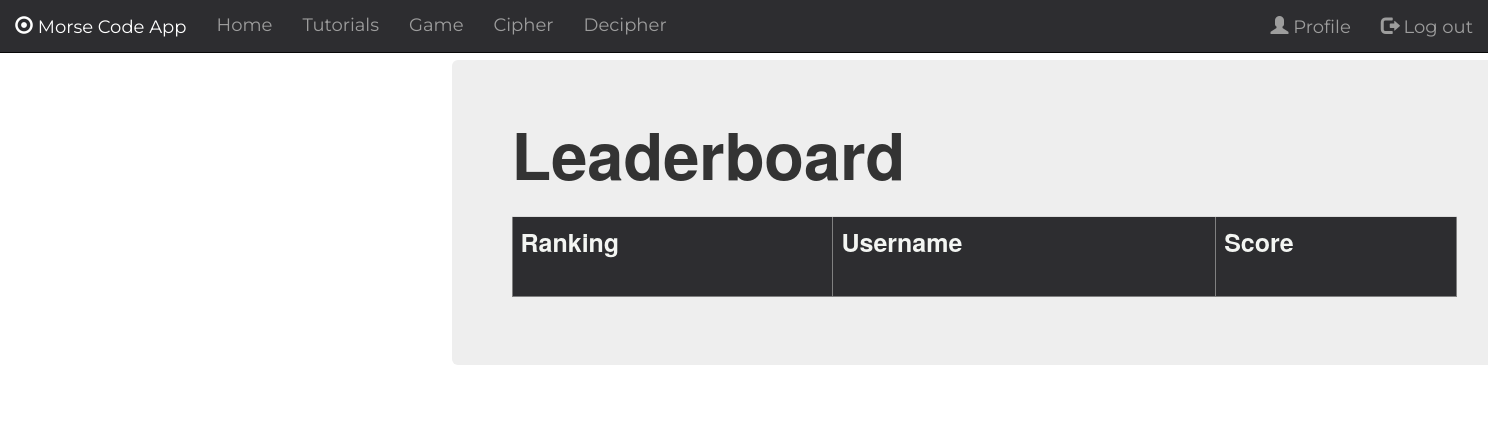
Page /leaderboard/ (signed in) on the earlier database version.
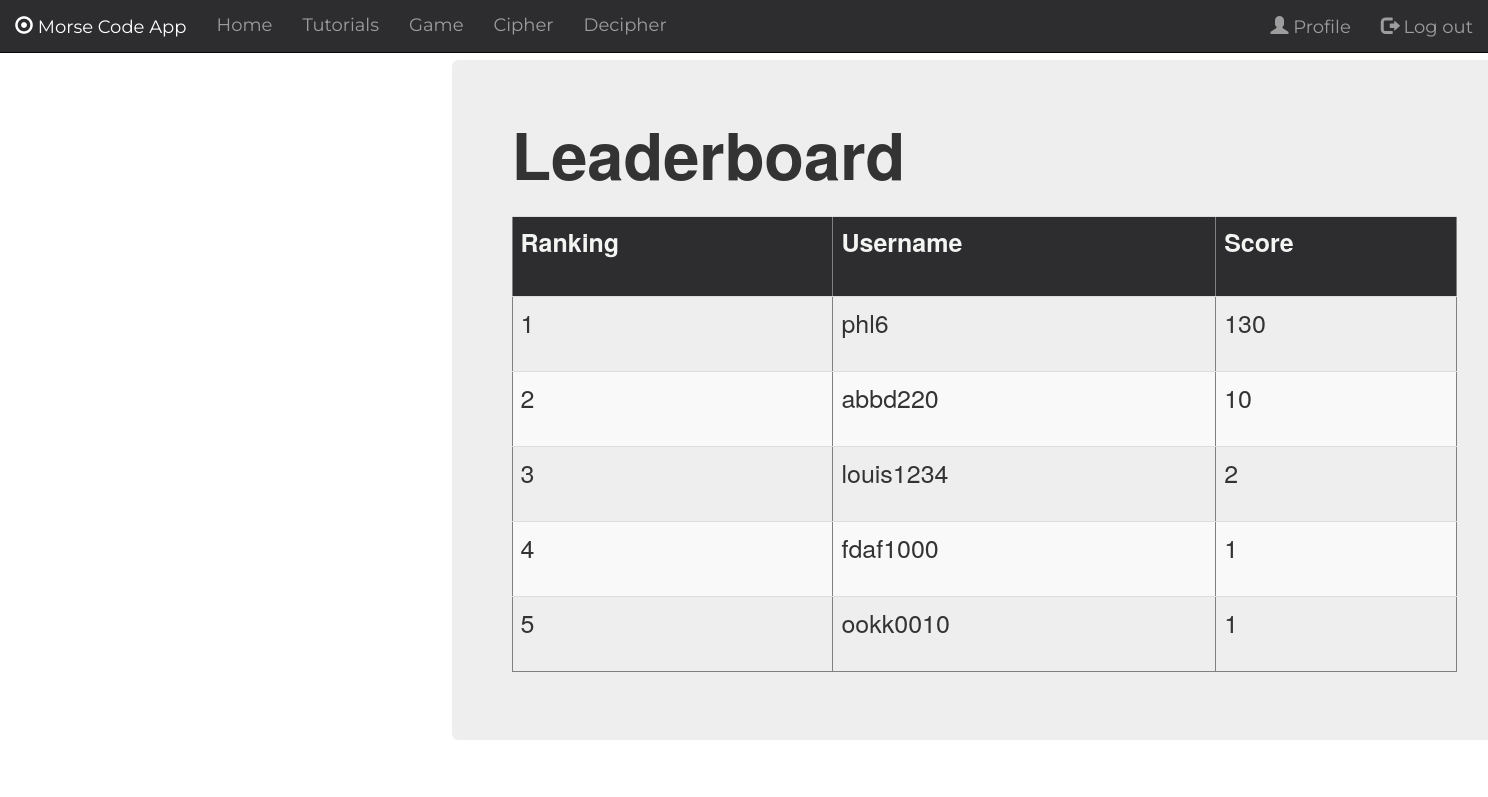
Same page on the later database version.
### users/models.py (models this page shows)
class userScore(models.Model):
    user = models.ForeignKey(User, on_delete=models.CASCADE, primary_key=True)
    score = models.IntegerField(default=0)

### morse_logs/views.py (the view)
# urls.py: path(r'leaderboard/', views.leaderboard, name='leaderboard'),
@login_required()
def leaderboard(request):
    scores = userScore.objects.order_by('score').reverse()[:5]
    args = {'topFiveUserScores': scores}
    return render(request, 'morse_logs/leaderboard.html', args)

### morse_logs/templates/morse_logs/leaderboard.html (shortened to what this page needs)
{% extends "morse_logs/base.html" %}
{% block content %}
<div class="container jumbotron" >
    <p style="font-size: 65px"><strong>Leaderboard</strong></p>
    <div>
        <table class="table table-striped table-hover" style="width:90%" border="1">
            <tr>
                <th style="background-color: #2d2d30; color: #f3f5f2; height: 80px; font-size: 25px">Ranking</th>
                <th style="background-color: #2d2d30; color: #f3f5f2; font-size: 25px">Username</th>
                <th style="background-color: #2d2d30; color: #f3f5f2; font-size: 25px">Score</th>
            </tr>
            {% for s in topFiveUserScores%}
            <tr>
                <td style="height: 75px; font-size: 25px">{{forloop.counter}}</td>
                <td style="height: 40px; font-size: 25px">{{s.user}}</td>
                <td style="height: 40px; font-size: 25px">{{s.score }}</td>
            </tr>
            {% endfor%}
        </table>
    </div>
</div>
{% endblock content  %}

### morse_log/morse_logs/templates/morse_logs/base.html (shortened to what this page needs)
{% load bootstrap3 %}
{% bootstrap_css %}
<head>
</head>
<body>
    <div class="container ">
        <nav class="navbar navbar-inverse navbar-fixed-top"
            style="background-color: #2d2d30; font-size: 18px !important; font-family: Montserrat, sans-serif;">
            <div class="container-fluid ">
                <div class="navbar-header">
                    <a class="navbar-brand" href="{% url 'morse_logs:index' %}"><span
                            class="glyphicon glyphicon-record"></span> Morse Code App</a>
                </div>
                <div id="navbar" class="navbar-collapse collapse">
                    <ul class="nav navbar-nav">
                        {% if user.is_authenticated %}
                        <li><a href="{% url 'morse_logs:index' %}">Home</a></li>
                        <li><a href="{% url 'morse_logs:tutorialIndex' %}">Tutorials</a></li>
                        <li><a href="{% url 'morse_logs:gameDirectory' %}">Game</a></li>
                        <li><a href="{% url 'morse_logs:cipher' %}">Cipher</a></li>
                        <li><a href="{% url 'morse_logs:decipher' %}">Decipher</a></li>
                    </ul>
                    <ul class="nav navbar-nav navbar-right">
                        <li><a href="{% url 'users:view_profile' %}"><span class="glyphicon glyphicon-user"></span>
                                Profile </a></li>
                        <li><a href="{% url 'users:logout' %}"><span class="glyphicon glyphicon-log-out"></span> Log out
                            </a></li>
                        {% else %}
                        <li><a href="{% url 'users:login' %}"><span class="glyphicon glyphicon-log-in"></span> Login</a>
                        </li>
                        <li><a href="{% url 'users:register' %}"><span class="glyphicon glyphicon-pencil"></span>
                                Register</a></li>
                        {% endif %}
                    </ul>
                </div>
            </div>
        </nav>
    </div>
    <br /><br /><br />
    <div class="container">
        <div class="row">
            <div class="col-sm6 col-sm-offset-3">
                {% block content %}
                {% endblock content %}
            </div>
        </div>
    </div>
</body>

Differences in the rows shown:
added userScore: user "phl6", score "130"
added userScore: user "abbd220", score "10"
added userScore: user "louis1234", score "2"
added userScore: user "fdaf1000", score "1"
added userScore: user "ookk0010", score "1"
